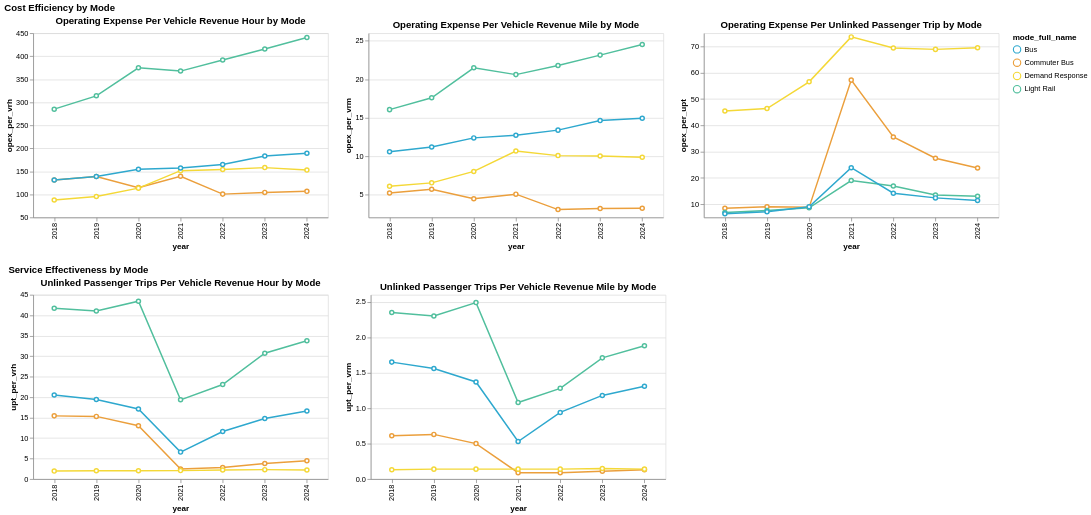

Here is the notebook cell this chart was saved with:
### Code cell
combined_line_charts_by_year(mode_df, "mode_full_name")
